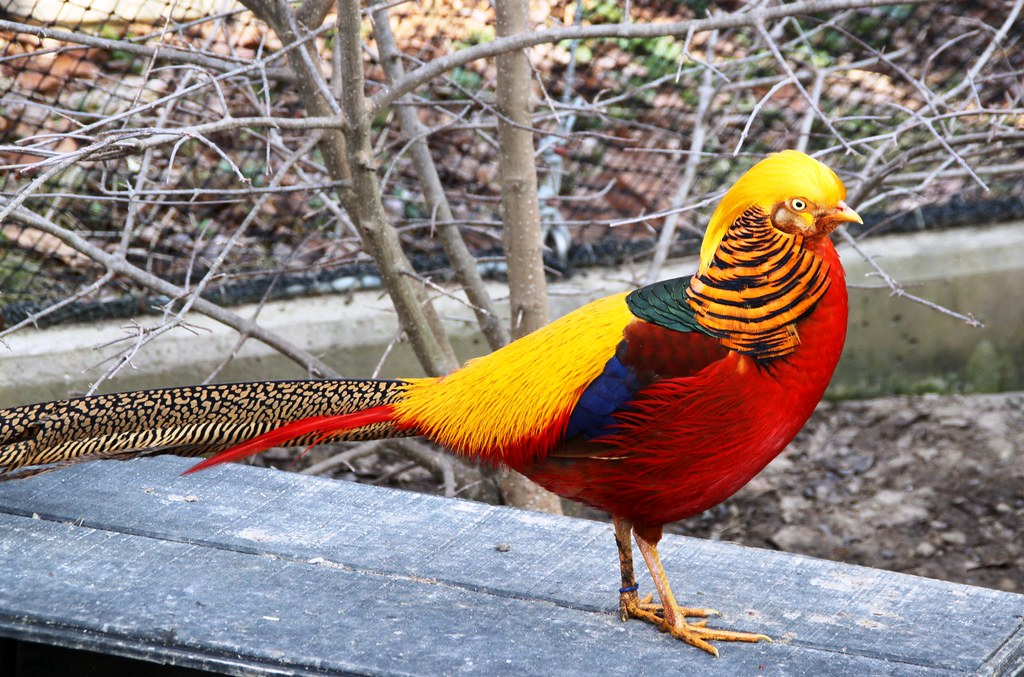
#> input picture class1/pheasant.jpg, 1024 x 677 px
$ python gamma.py
#> lines starting #> are read from the running program, lines starting #| are printed output that depends on the picture
# -*- coding: utf-8 -*-
# @Time    : 2023/11/15 15:58
# @Author  : Mean
# @File    : gamma.py
# @Description: 实现gamma变换
import cv2
import numpy as np

img = cv2.imread("../class1/pheasant.jpg")
#> img is the input picture: shape (677, 1024, 3); mean B, G, R 123.4, 128.6, 141.4
cv2.imshow("organ", img)

# 默认gamma值为1.0，默认不变化
def adjust_gamma(image, gamma=1.0):
#> called with gamma = 3
    invgamma = 1/gamma
    brighter_image = np.power((image/255), invgamma)        # imshow内部的参数类型可以分为两种,
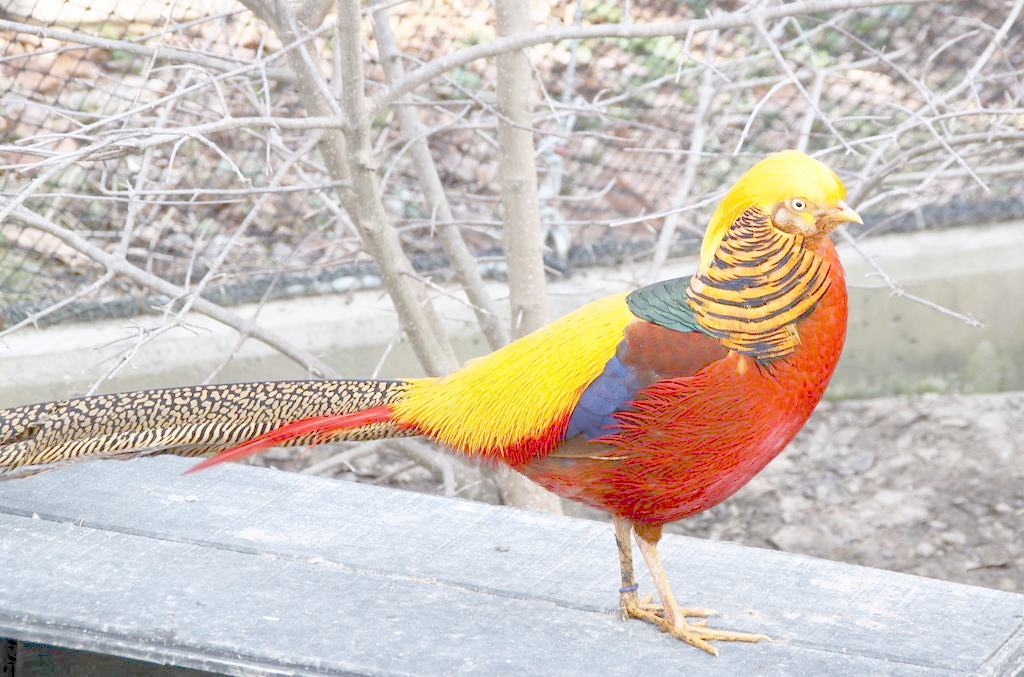
#> brighter_image: shape (677, 1024, 3) float64; mean B, G, R 0.733, 0.763, 0.804
    # 1）当输入矩阵是uint8类型的时候，此时imshow显示图像的时候，会认为输入矩阵的值范围在0-255之间。（2）如果imshow的参数是double类型的时候，那么imshow会认为输入矩阵值的范围在0-1。
    # 所以若结果为大于 1 的浮点数就会被看做 1 ，等同与 255
    # brighter_image = np.array(np.power((image/255), invgamma)*255, dtype=np.uint8)
    return brighter_image

# gamma大于1，变亮
img_gamma1 = adjust_gamma(img, gamma=3.0)
cv2.imshow("gamma=3.0", img_gamma1)

# gamma小于1，变暗
img_gamma2 = adjust_gamma(img, gamma=0.5)
#> call 2 of adjust_gamma, with gamma = 0.5
#> in adjust_gamma (call 2), `brighter_image = np.power((image/255), invgamma)`:
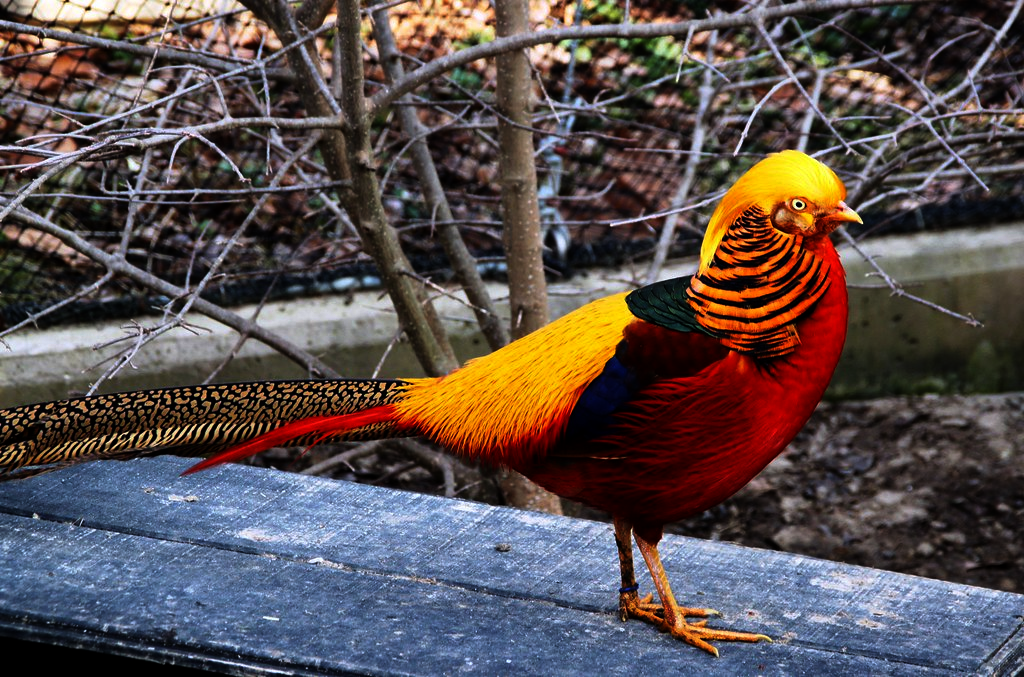
#> brighter_image: shape (677, 1024, 3) float64; mean B, G, R 0.309, 0.311, 0.355
cv2.imshow("gamma=0.5", img_gamma2)

cv2.waitKey(0)

$ run again, with class1/BaboonRGB.tif saved as class1/pheasant.jpg
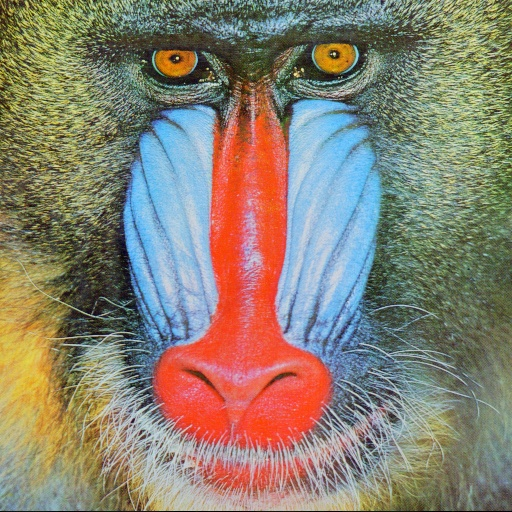
#> input picture class1/BaboonRGB.tif, 512 x 512 px
#> img is the input picture: shape (512, 512, 3); mean B, G, R 113.1, 128.9, 137.4
#> in adjust_gamma, `brighter_image = np.power((image/255), invgamma)`:
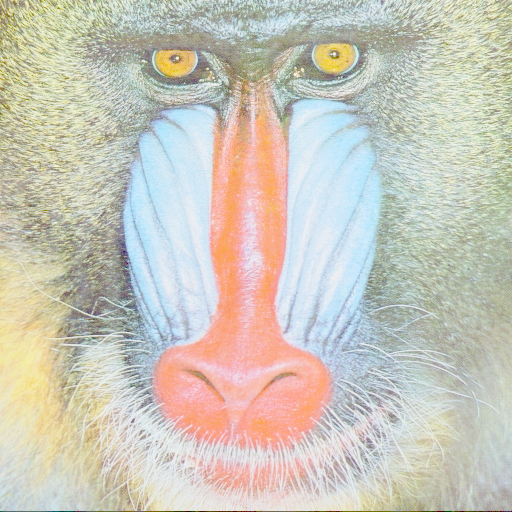
#> brighter_image: shape (512, 512, 3) float64; mean B, G, R 0.735, 0.783, 0.797
#> in adjust_gamma (call 2), `brighter_image = np.power((image/255), invgamma)`:
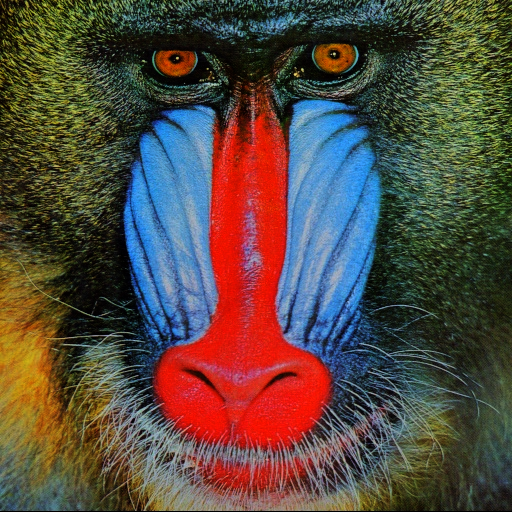
#> brighter_image: shape (512, 512, 3) float64; mean B, G, R 0.254, 0.289, 0.338
